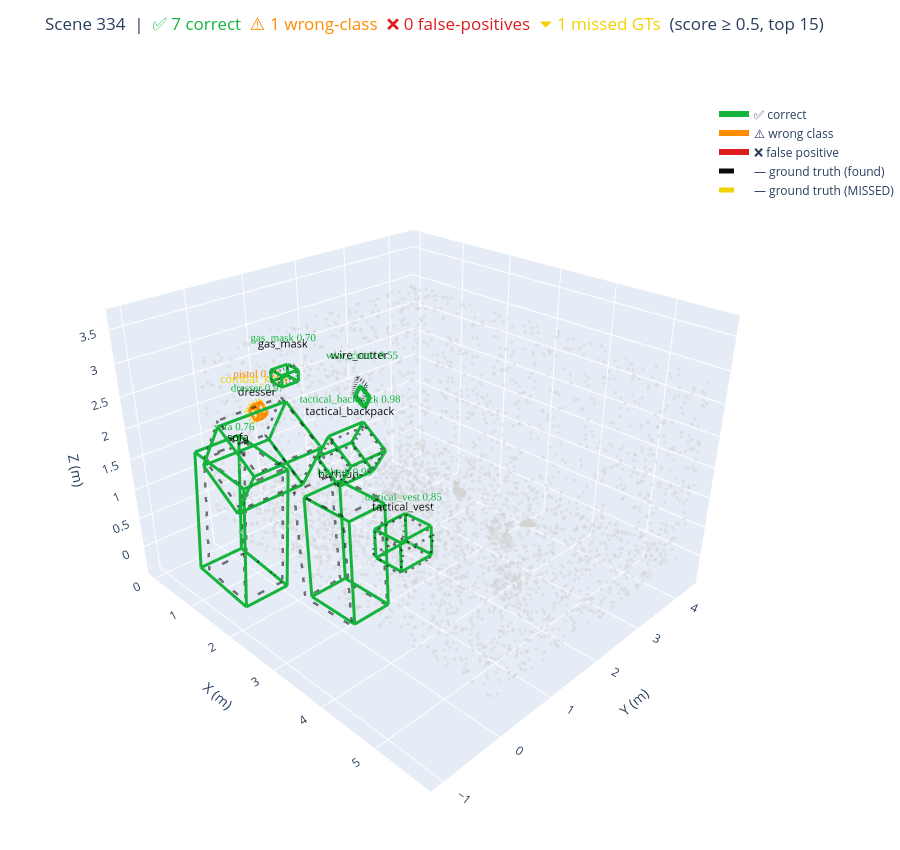
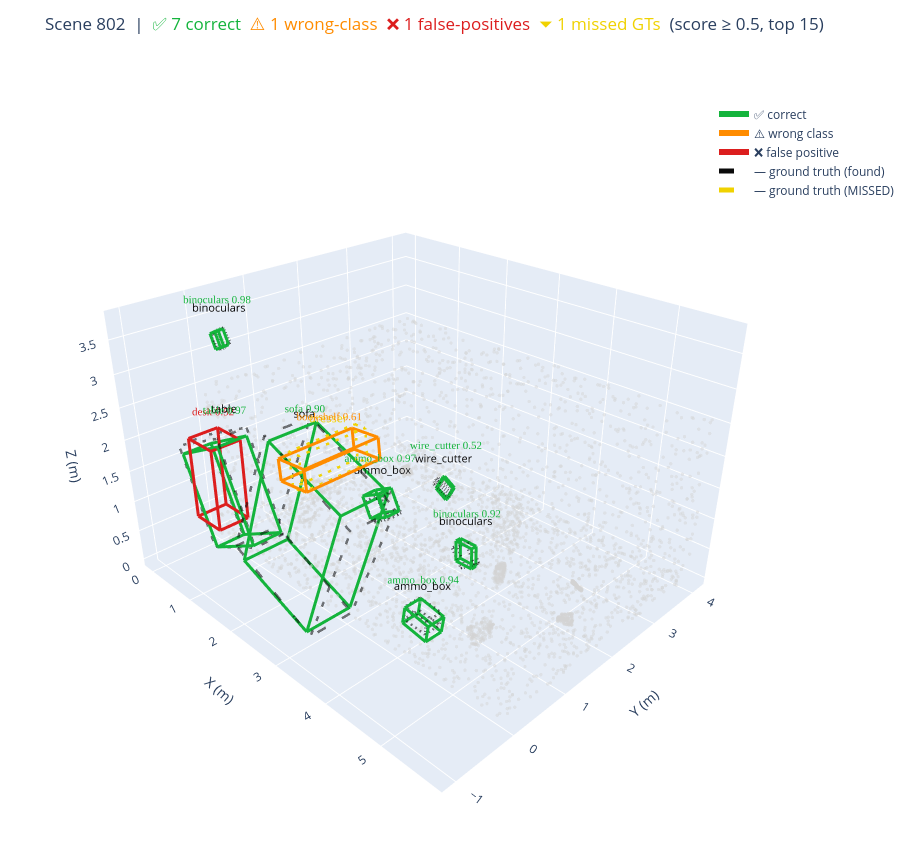
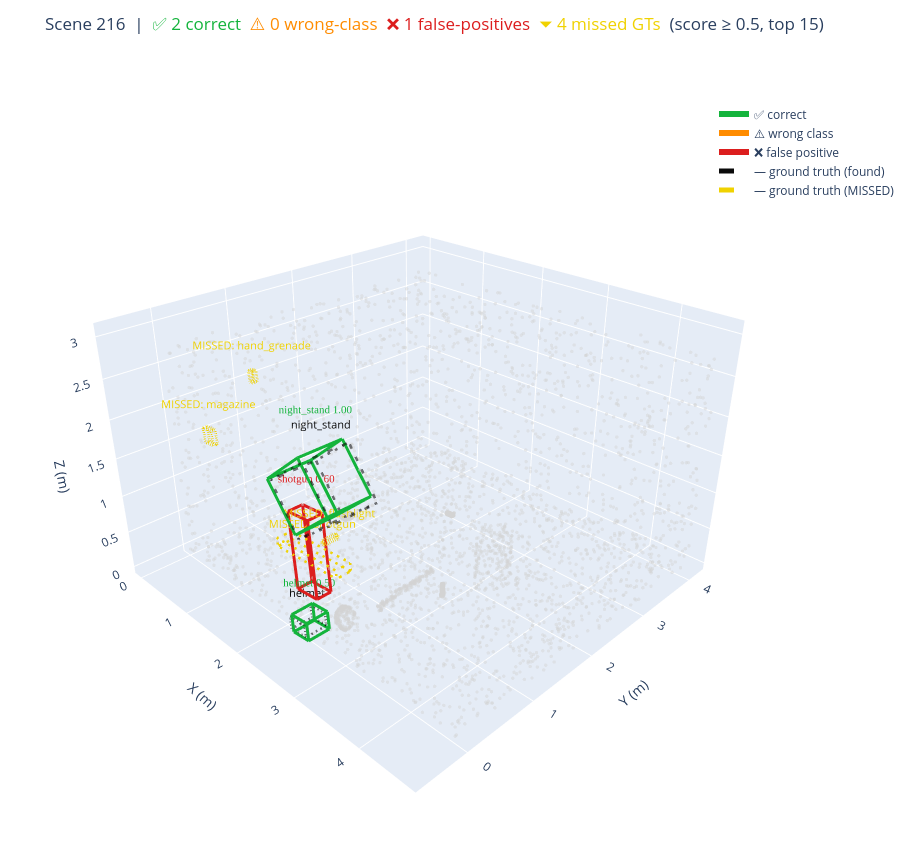
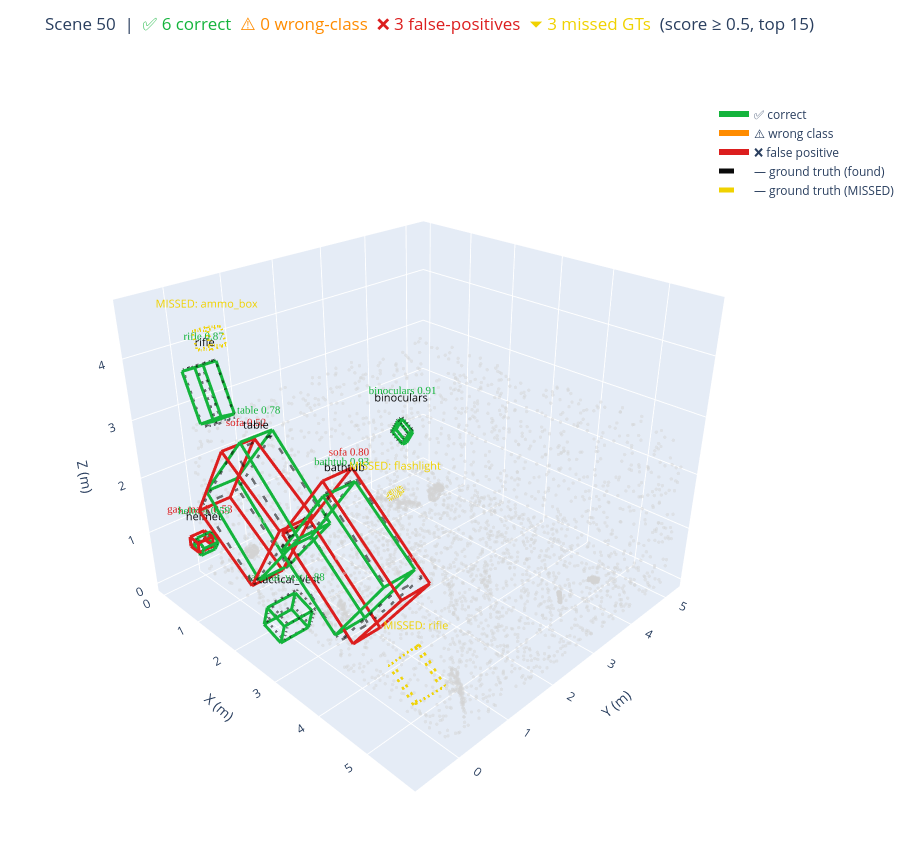

Notebook source saved alongside these figures, in order:
### Code cell
# A varied tour — paste, run, scroll through during your demo
SCENES_TO_TOUR = [
    (334, 'furniture-heavy with tactical_backpack'),
    (802, 'sofa, ammo_box, binoculars — high confidence'),
    (216, 'tiny objects (flashlight, hand_grenade, combat_knife)'),
    (50,  'unseen variety'),
    
    
]

for scan_idx, description in SCENES_TO_TOUR:
    print(f'\n=== Scene {scan_idx} — {description} ===')
    show_scene(scan_idx, score_threshold=0.5, top_k=15).show()
